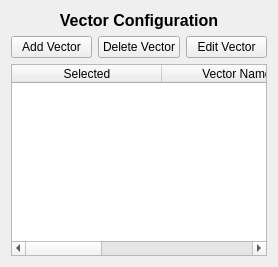
      <widget class="QWidget" name="VectorConfiguration">
       <attribute name="title">
        <string>Vector Config</string>
       </attribute>
       <layout class="QVBoxLayout" name="verticalLayout_3">
        <item>
         <widget class="QLabel" name="label_5">
          <property name="font">
           <font>
            <pointsize>12</pointsize>
            <weight>75</weight>
            <bold>true</bold>
           </font>
          </property>
          <property name="text">
           <string>Vector Configuration</string>
          </property>
          <property name="alignment">
           <set>Qt::AlignHCenter|Qt::AlignTop</set>
          </property>
         </widget>
        </item>
        <item>
         <layout class="QHBoxLayout" name="horizontalLayout_3">
          <property name="sizeConstraint">
           <enum>QLayout::SetMinimumSize</enum>
          </property>
          <item>
           <widget class="QPushButton" name="AddVectorBut">
            <property name="text">
             <string>Add Vector</string>
            </property>
           </widget>
          </item>
          <item>
           <widget class="QPushButton" name="DeleteVector">
            <property name="text">
             <string>Delete Vector</string>
            </property>
           </widget>
          </item>
          <item>
           <widget class="QPushButton" name="EditVectorBut">
            <property name="text">
             <string>Edit Vector</string>
            </property>
           </widget>
          </item>
         </layout>
        </item>
        <item>
         <widget class="QTableWidget" name="VectorconfTable">
          <property name="sizePolicy">
           <sizepolicy hsizetype="Preferred" vsizetype="Preferred">
            <horstretch>0</horstretch>
            <verstretch>2</verstretch>
           </sizepolicy>
          </property>
          <property name="tabletTracking">
           <bool>false</bool>
          </property>
          <property name="frameShadow">
           <enum>QFrame::Sunken</enum>
          </property>
          <property name="sizeAdjustPolicy">
           <enum>QAbstractScrollArea::AdjustIgnored</enum>
          </property>
          <property name="sortingEnabled">
           <bool>true</bool>
          </property>
          <property name="wordWrap">
           <bool>true</bool>
          </property>
          <property name="columnCount">
           <number>3</number>
          </property>
          <attribute name="horizontalHeaderCascadingSectionResizes">
           <bool>true</bool>
          </attribute>
          <attribute name="horizontalHeaderMinimumSectionSize">
           <number>50</number>
          </attribute>
          <attribute name="horizontalHeaderDefaultSectionSize">
           <number>150</number>
          </attribute>
          <attribute name="horizontalHeaderStretchLastSection">
           <bool>true</bool>
          </attribute>
          <attribute name="verticalHeaderShowSortIndicator" stdset="0">
           <bool>true</bool>
          </attribute>
          <attribute name="verticalHeaderStretchLastSection">
           <bool>false</bool>
          </attribute>
          <column>
           <property name="text">
            <string>Selected</string>
           </property>
          </column>
          <column>
           <property name="text">
            <string>Vector Name</string>
           </property>
          </column>
          <column>
           <property name="text">
            <string>Vector Description</string>
           </property>
          </column>
         </widget>
        </item>
       </layout>
      </widget>
